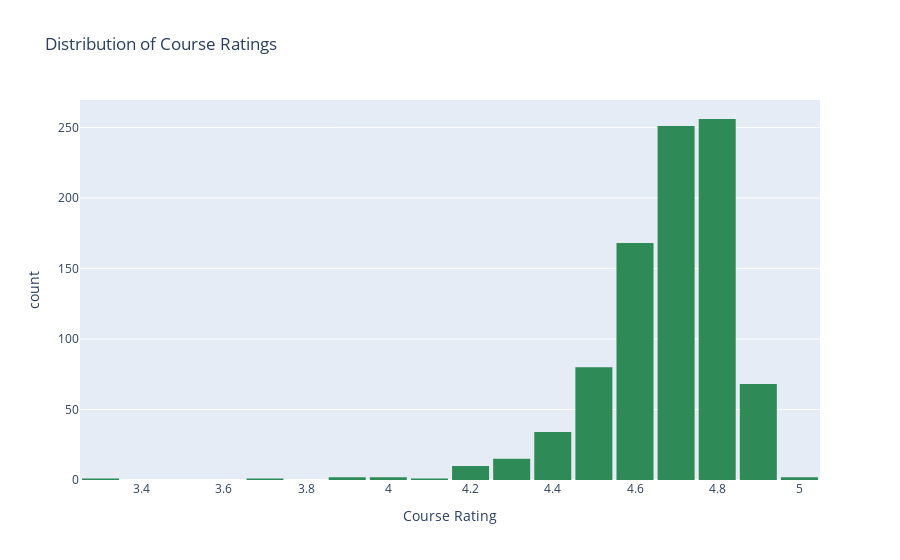

Notebook source saved alongside this figure:
### Markdown cell above
we see that courses on programming, English and business skills are on demand. But also we see that the 2nd place is taken by 'Well-being' course which may mean that people wanna know more about the ways of filling better or may be that this course was somehow actively promoted.

### Code cell
# let's check the distribution of ratings
fig = px.histogram(
    df,
    x="course_rating",
    nbins=20,
    title="Distribution of Course Ratings",
    labels={"course_rating": "Course Rating"},
    color_discrete_sequence=["seagreen"],
)
fig.update_layout(bargap=0.1)
fig.show()

# the distribution is left-skewed; users tend to leave positive ratings (only 6 ratings are <= 4)

### Figure 1 — Plotly figure (JSON) as saved in the notebook; plotly's stock layout.template omitted (floating-point values rounded to 4 significant figures; data arrays with more than 128 entries replaced by an {"elided": "..."} marker saying what was removed)
{"data": [{"alignmentgroup": "True", "bingroup": "x", "hovertemplate": "Course Rating=%{x}<br>count=%{y}<extra></extra>", "legendgroup": "", "marker": {"color": "seagreen", "pattern": {"shape": ""}}, "name": "", "nbinsx": 20, "offsetgroup": "", "orientation": "v", "showlegend": false, "type": "histogram", "x": {"elided": "891 float values"}, "xaxis": "x", "yaxis": "y"}], "layout": {"bargap": 0.1, "barmode": "relative", "legend": {"tracegroupgap": 0}, "title": {"text": "Distribution of Course Ratings"}, "xaxis": {"anchor": "y", "domain": [0, 1], "title": {"text": "Course Rating"}}, "yaxis": {"anchor": "x", "domain": [0, 1], "title": {"text": "count"}}}}
